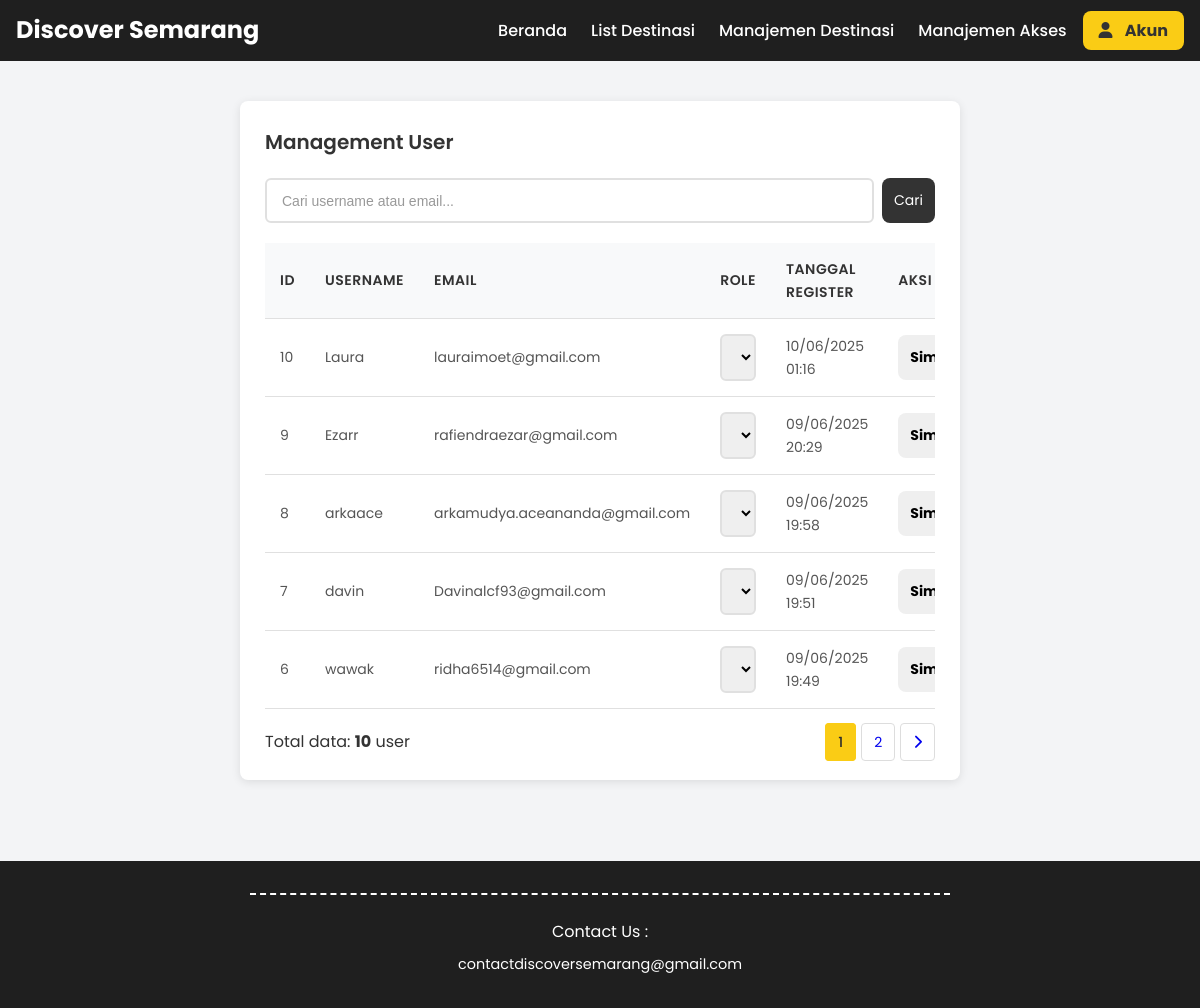
The page /public/index.php?page=akses (signed in) on the database its author committed.
### tables this page shows
CREATE TABLE `users` (
  `id` int(11) NOT NULL,
  `username` varchar(50) NOT NULL,
  `email` varchar(100) NOT NULL,
  `password_hash` text NOT NULL,
  `role` enum('superadmin','admin','user') NOT NULL DEFAULT 'user',
  `tanggal_register` datetime NOT NULL DEFAULT current_timestamp(),
  `foto_profil` varchar(255) DEFAULT 'default.svg'
);

### app/controllers/AdminUserController.php (called while the page is built, shortened)
<?php
require_once __DIR__ . '/../models/UserModel.php';
class AdminUserController {
    private $model;
    public function __construct(PDO $db) {
        $this->model = new UserModel($db);
    }
    public function user() {
        $perPage     = 5;
        $currentPage = isset($_GET['p']) && is_numeric($_GET['p'])
                       ? max(1, (int)$_GET['p'])
                       : 1;
        $offset      = ($currentPage - 1) * $perPage;
        $search      = isset($_GET['search']) ? trim($_GET['search']) : '';
        $users      = $this->model->getAllUsers($perPage, $offset, $search);
        $totalUsers = $this->model->countAllUsers($search);
        $totalPages = (int) ceil($totalUsers / $perPage);
        require_once __DIR__ . '/../views/admin/user.php';
    }
}

### app/models/UserModel.php (called while the page is built, shortened)
<?php
class UserModel {
    private $db;
    public function __construct($db) {
        $this->db = $db;
    }
    public function getAllUsers(int $limit, int $offset, string $search = ''): array {
        $sql = "SELECT id, username, email, role, tanggal_register
                FROM users";
        $sql .= " ORDER BY id DESC
                  LIMIT :limit
                  OFFSET :offset";
        $stmt = $this->db->prepare($sql);
        $stmt->bindValue(':limit',  $limit,  PDO::PARAM_INT);
        $stmt->bindValue(':offset', $offset, PDO::PARAM_INT);
        $stmt->execute();
        return $stmt->fetchAll(PDO::FETCH_ASSOC);
    }
    public function countAllUsers(string $search = ''): int {
        $sql = "SELECT COUNT(*) AS total FROM users";
        $stmt = $this->db->prepare($sql);
        $stmt->execute();
        $row = $stmt->fetch(PDO::FETCH_ASSOC);
        return (int) ($row['total'] ?? 0);
    }
}
?>

### app/views/admin/user.php (the view, shortened to what this page needs)
<?php require_once __DIR__ . '/../partials/header.php'; ?>
<div class="admin-container">
    <div class="main-content">
        <main class="content-area">
            <div class="content-header">
                <h1 class="content-title">Management User</h1>
            </div>
                <form method="GET">
                    <div class="search-container">
                    <input type="text" name="search" class="search-input"
                        placeholder="Cari username atau email..." value="<?= htmlspecialchars($search ?? '') ?>">
                    <button type="submit" class="btn btn-black" style="font-weight: normal;">Cari</button>
                </div>
            </form>
            <div class="table-container">
                <table id="destinationTable">
                    <thead>
                        <tr>
                            <th>ID</th>
                            <th>Username</th>
                            <th>Email</th>
                            <th>Role</th>
                            <th>Tanggal Register</th>
                            <th>Aksi</th>
                        </tr>
                    </thead>
                    <tbody id="tableBody">
                        <?php if (count($users) > 0): ?>
                            <?php foreach ($users as $user): ?>
                                <tr>
                                    <td><?= $user['id'] ?></td>
                                    <td><?= htmlspecialchars($user['username']) ?></td>
                                    <td><?= htmlspecialchars($user['email']) ?></td>
                                    <td>
                                        <form method="POST" class="d-inline">
                                            <select name="new_role" class="form-select form-select-sm">
                                                <option value="user" <?= $user['role'] === 'user' ? 'selected' : '' ?>>User</option>
                                                <option value="admin" <?= $user['role'] === 'admin' ? 'selected' : '' ?>>Admin</option>
                                            </select>
                                    </td>
                                    <td><?= date('d/m/Y H:i', strtotime($user['tanggal_register'])) ?></td>
                                    <td>
                                            <button type="submit" name="update_role" class="btn btn-primary btn-sm">
                                                Simpan
                                            </button>
                                    </td>
                                </tr>
                            <?php endforeach; ?>
                        <?php endif; ?>
                    </tbody>
                </table>
            </div>
            <div class="pagination-container">
                <div class="text-muted">
                    Total data: <strong><?= $totalUsers ?></strong> user
                </div>
                <ul class="pagination mb-0">
                    <?php
                    $startPage = max(1, $currentPage - 2);
                    $endPage = min($totalPages, $startPage + 4);
                    if ($endPage - $startPage < 4) {
                        $startPage = max(1, $endPage - 4);
                    }
                    for ($i = $startPage; $i <= $endPage; $i++): ?>
                        <li class="page-item">
                            <a class="page-link <?= $i == $currentPage ? 'active' : '' ?>" href="?page=akses&p=<?= $i ?>&search=<?= urlencode($search ?? '') ?>">
                                <?= $i ?>
                            </a>
                        </li>
                    <?php endfor; ?>
                    <?php if ($currentPage < $totalPages): ?>
                        <li class="page-item">
                            <a class="nextBtn"
                                href="?page=akses&p=<?= $currentPage + 1 ?>&search=<?= urlencode($search ?? '') ?>">
                            <i class="fa-solid fa-chevron-right"></i></a>
                        </li>
                    <?php endif; ?>
                </ul>
            </div>
        </main>
    </div>
</div>
<?php require_once __DIR__ . '/../partials/footer.php'; ?>

### public/assets/css/style.css (style rules this page uses)
* { box-sizing: border-box; margin: 0; padding: 0; }
body { font-family: "Poppins", "Segoe UI", "Roboto", "Helvetica Neue", "Arial", "sans-serif"; color: #333; line-height: 1.6; }
a { text-decoration: none; }
ul { list-style: none; }
button { cursor: pointer; font-family: inherit; font-size: inherit; display: flex; align-items: center; justify-content: center; }
.admin-container { padding: 40px 240px; width: 100%; height: 100dvh; background-color: #f3f4f6; margin: auto; }
.btn { display: flex; width: fit-content; padding: 10px 20px; justify-content: center; border-radius: 5px; font-size: 14px; font-weight: bold; cursor: pointer; }
.btn-black { background-color: #333; color: white; }
.btn { padding: 12px 12px; border: none; border-radius: 8px; font-size: 14px; cursor: pointer; font-weight: bold; }
.content-area { flex: 1; background-color: white; border-radius: 8px; padding: 25px; box-shadow: 0 2px 10px rgba(0, 0, 0, 0.1); }
.content-header { display: flex; justify-content: space-between; align-items: center; margin-bottom: 20px; }
.content-title { font-size: 20px; font-weight: 600; color: #333; }
.search-container { margin-bottom: 20px; display: flex; }
.search-input { flex: 1; padding: 12px 15px; border: 2px solid #e0e0e0; border-radius: 6px; font-size: 14px; background-color: white; margin-right: 0.5rem; }
.search-input::placeholder { color: #999; }
.table-container { overflow-x: auto; margin-bottom: 20px; }
table { width: 100%; border-collapse: collapse; background-color: white; }
th, td { padding: 15px; text-align: left; border-bottom: 1px solid #e0e0e0; }
th { background-color: #f8f9fa; font-weight: 600; color: #333; font-size: 14px; text-transform: uppercase; letter-spacing: 0.5px; }
td { font-size: 14px; color: #555; }
.pagination-container { display: flex; justify-content: space-between; align-items: center; margin-top: 20px; }
.pagination { display: flex; gap: 5px; align-items: center; }
.pagination a { padding: 8px 12px; border: 1px solid #ddd; background-color: white; cursor: pointer; border-radius: 4px; font-size: 14px; transition: all 0.3s; }
.pagination li .active { background-color: #facc15; border-color: #facc15; color: #2c2c2c; font-weight: 500; }
.form-control, .form-select { padding: 0.75rem; border: 2px solid #e0e0e0; border-radius: 6px; font-size: 1rem; transition: border-color 0.3s; width: 100%; }

### rows shown on the page
users: id "10", username "Laura", email "lauraimoet@gmail.com", new_role "User", tanggal_register "10/06/2025 01:16"
users: id "9", username "Ezarr", email "rafiendraezar@gmail.com", new_role "Admin", tanggal_register "09/06/2025 20:29"
users: id "8", username "arkaace", email "arkamudya.aceananda@gmail.com", new_role "Admin", tanggal_register "09/06/2025 19:58"
users: id "7", username "davin", email "Davinalcf93@gmail.com", new_role "Admin", tanggal_register "09/06/2025 19:51"
users: id "6", username "wawak", email "ridha6514@gmail.com", new_role "Admin", tanggal_register "09/06/2025 19:49"

### other values the page prints
$totalUsers "10"
